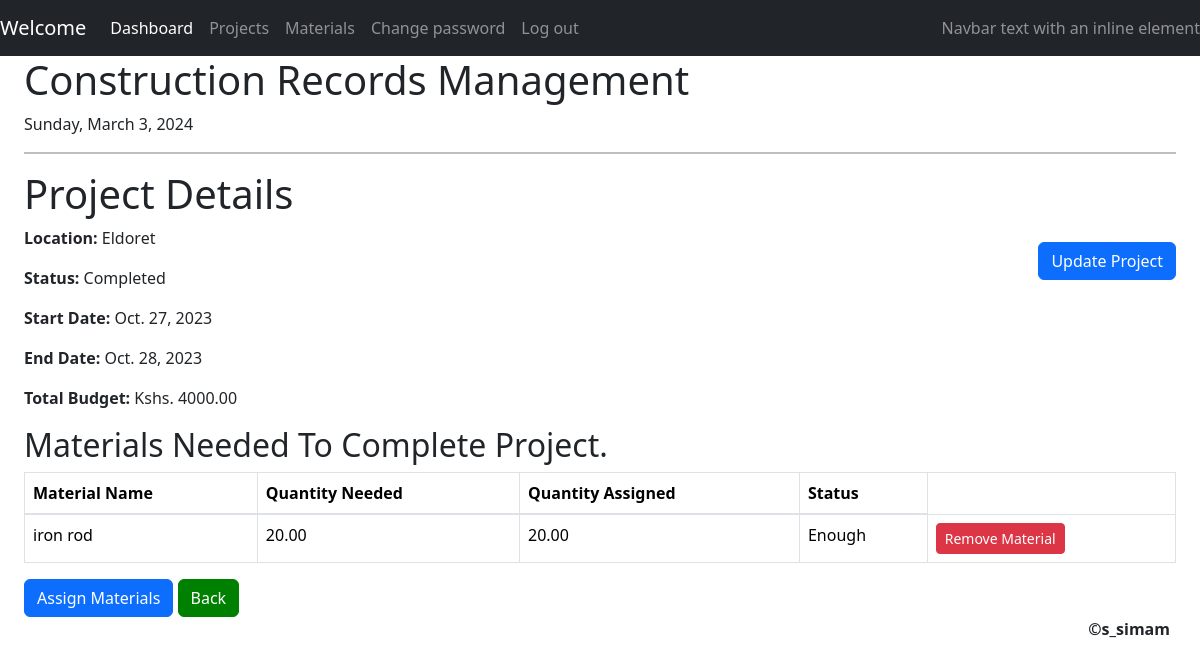
Page /manager/project_detail/10/ (signed in) on the committed database.
### manager/models.py (models this page shows, shortened)
class Project(models.Model):
    title = models.CharField(max_length=100)
    location = models.CharField(max_length=64)
    start_date = models.DateField()
    end_date = models.DateField()
    status = models.CharField(max_length=20, choices=STATUS_CHOICES)
    materials = models.ManyToManyField(Material, through='MaterialAssignment', related_name="materials_used")
    def calculate_total_budget(self):
        total_budget = 0
        for assignment in self.materialassignment_set.all():
            total_budget += assignment.cost
        return total_budget
    def get_status(self):
        today = date.today()
        if today < self.start_date:
            return 'Upcoming'
        elif self.start_date <= today <= self.end_date:
            return 'Ongoing'
        elif today > self.end_date:
            return 'Completed'
        return 'Unknown'  # Handle any other cases as needed

class MaterialAssignment(models.Model):
    name = models.ForeignKey(Material, on_delete=models.CASCADE)
    project = models.ForeignKey(Project, on_delete=models.CASCADE)
    quantity_needed = models.DecimalField(max_digits=10, decimal_places=2)
    quantity_assigned = models.DecimalField(max_digits=10, decimal_places=2)
    cost = models.DecimalField(max_digits=10, decimal_places=2, default=0)

class Material(models.Model):
    name = models.CharField(max_length=100, unique=True)
    unit_price = models.DecimalField(max_digits=10, decimal_places=2)
    quantity = models.IntegerField(default=0)

### manager/views.py (the view)
# urls.py: path("project_detail/<int:project_id>/", views.project_detail, name="project_detail"),
@login_required(login_url='/admin/login/?next=/manager/')
def project_detail(request, project_id):
    project = Project.objects.get(pk=project_id)
    materials_assigned = project.materials.all()
    total_budget = project.calculate_total_budget()
    return render(request, "manager/project_detail.html", {
        'project': project,
        'materials_assigned': materials_assigned,
        'total_budget': total_budget
    })

### manager/templates/manager/project_detail.html (shortened to what this page needs)
{% extends 'manager/layout.html' %}
{% block body %}
    <div class="project-detail">
        <h1>Project Details</h1>
        <a href="{%url 'update_project' project.id%}" id="add-material-button" class="btn btn-primary float-right mt-3">
             Update Project
        </a>
        <p><strong>Location:</strong> {{ project.location }}</p>
        <p><strong>Status:</strong> {{ project.get_status }}</p>
        <p><strong>Start Date:</strong> {{ project.start_date }}</p>
        <p><strong>End Date:</strong> {{ project.end_date }}</p>
        <p><strong>Total Budget:</strong> Kshs. {{ total_budget }}</p>
        <h2>Materials Needed To Complete Project.</h2>
        <table class="table table-bordered">
            <thead>
                <tr>
                    <th>Material Name</th>
                    <th>Quantity Needed</th>
                    <th>Quantity Assigned</th>
                    <th>Status</th>
                </tr>
            </thead>
            <tbody>
                {% for assignment in project.materialassignment_set.all %}
                    <tr>
                        <td>{{ assignment.name.name }}</td>
                        <td>{{ assignment.quantity_needed }}</td>
                        <td>
                            {% if assignment.quantity_assigned < assignment.quantity_needed %}
                                {{ assignment.quantity_assigned }} (Not Enough)
                            {% else %}
                                {{ assignment.quantity_assigned }}
                            {% endif %}
                        </td>
                        <td>
                            {% if assignment.quantity_assigned >= assignment.quantity_needed %}
                                Enough
                            {% else %}
                                Not Enough
                            {% endif %}
                        </td>
                        <td>
                            <a href="{% url 'remove_assigned_material' project.id assignment.id %}" class="btn btn-danger btn-sm">Remove Material</a>
                        </td>
                    </tr>
                {% empty %}
                    <tr>
                        <td colspan="4">No materials assigned to this project.</td>
                    </tr>
                {% endfor %}
            </tbody>
        </table>
        <a href="{% url 'assign_material' project.id %}" class="btn btn-primary">Assign Materials</a>
        <a href="{% url 'projects' %}" class="btn btn-primary" style="background-color: green; border-color: green;">
             Back
        </a>
    </div>
{% endblock %}

### rows in the picture
Project: location "Eldoret", get_status "Completed", start_date "Oct. 27, 2023", end_date "Oct. 28, 2023"
MaterialAssignment: name.name "iron rod", quantity_needed "20.00", quantity_assigned "20.00", shows "Enough"

### other values in the picture
{{ total_budget }} "4000.00"
